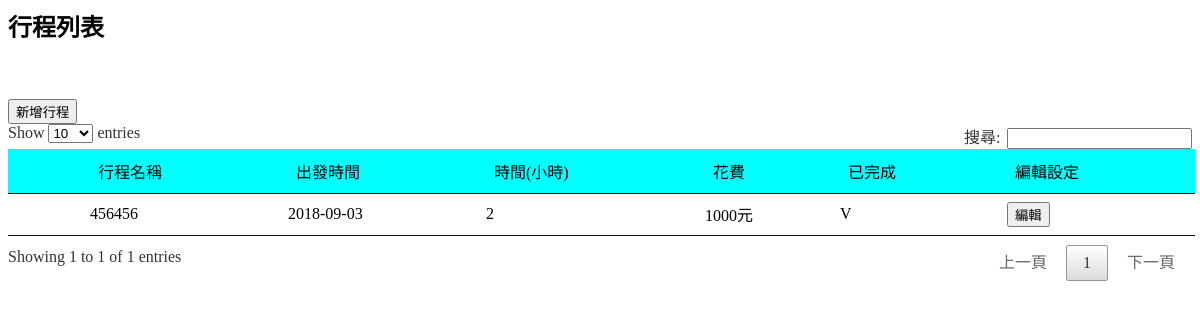
Page /plan.php (signed in) on the earlier database version.
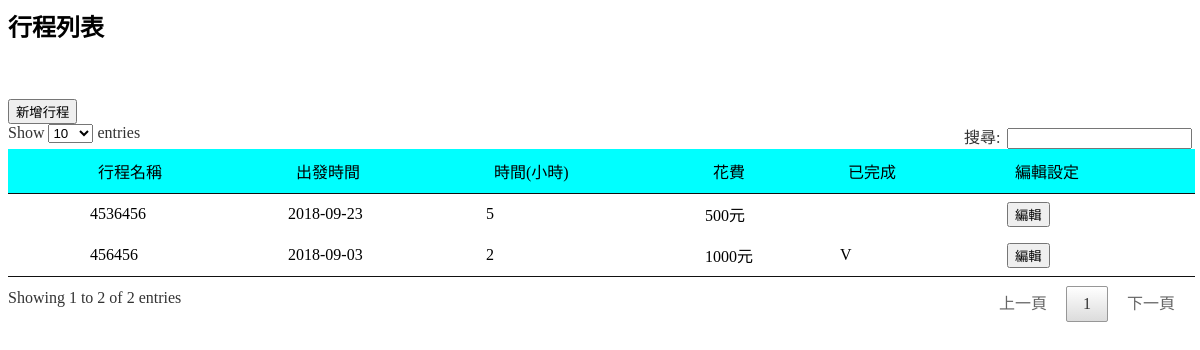
Same page on the later database version.
### tables this page shows
CREATE TABLE `plan_trip` (
  `pt_id` int(6) UNSIGNED NOT NULL,
  `pt_name` varchar(30) NOT NULL,
  `pt_hours` int(6) NOT NULL,
  `pt_spend` int(30) NOT NULL,
  `pt_date` date NOT NULL,
  `pt_usid` int(6) NOT NULL,
  `pt_usname` varchar(30) NOT NULL,
  `pt_status` int(11) NOT NULL,
  `pt_updatedate` timestamp NOT NULL DEFAULT CURRENT_TIMESTAMP ON UPDATE CURRENT_TIMESTAMP
);

### select_plan.php (called while the page is built, shortened)
<?php
    include("mysql.php");
    $us_account = $_SESSION['us_account'];
    $sql = "SELECT us_id,us_name FROM user ";
    $usid = "";$id = "";$user="";
    if($us_admin!='Y'){
        $sql = $sql . " WHERE us_account='$us_account'";
        $query = $conn->query($sql);
        $user = $query->fetch(PDO::FETCH_ASSOC);
    }else{
        $sql = $sql . " WHERE us_admin NOT IN ('Y') ";
        $query = $conn->query($sql);
        $user = $query->fetchAll(PDO::FETCH_ASSOC);
    }
    $today = date ("Y-m-d");
    $pn_ptid="";$pn_usid="";$pn_acid="";$pn_date="";
    $sql = "SELECT pn_ptid,pn_acid,(select pt_date from plan_trip where pn_ptid = pt_id ) as pn_date FROM plan_acname ";
    $query = $conn->query($sql);
    $update = $query->fetchAll(PDO::FETCH_ASSOC);
    foreach ($update as $key => $value) {
        if(strtotime($today)>strtotime($value['pn_date'])){
            $pn_ptid = $pn_ptid . $value['pn_ptid'] . ",";
            $pn_acid = $pn_acid . $value['pn_acid'] . ",";
            $pn_date = $pn_date . $value['pn_date'] . ",";
        }
    }
    if($pn_ptid!="" && $pn_acid!="" && $pn_date!=""){
        $pn_ptid = substr($pn_ptid,0,-1);
        $pn_date = substr($pn_date,0,-1);
        $pn_ptid = explode(",", $pn_ptid);
        $pn_date = explode(",", $pn_date);
        $count=count($pn_ptid);
        for($i=0 ; $i<$count ; $i++){
            $ptid = $pn_ptid[$i];
            $date = $pn_date[$i];
            $sql = "UPDATE plan_trip SET pt_status = 2 WHERE pt_date = '$date' and pt_id = $ptid ";
            $conn->exec($sql);
        }
    }
    $usid="";
    $sql = "SELECT pt_id,pt_name,pt_date,pt_hours,pt_spend,pt_status,pt_usid,pt_usname FROM plan_trip ";
    if($us_admin!='Y'){
        $id = $user['us_id'];
        $usid = " WHERE pt_usid='$id'";
    }
    $sql = $sql.$usid." ORDER BY pt_date DESC ";
    $query = $conn->query($sql);
    $plan = $query->fetchAll(PDO::FETCH_ASSOC);
?>

### plan.php (the view, shortened to what this page needs)
<html>
  <head>
  </head>
<link href="jquery.dataTables.min.css" rel="stylesheet" />
<?php session_start();
    include("mysql.php");
    $us_admin = $_SESSION['us_admin'];
    if(!empty($us_admin)){
        include("select_plan.php");
    }
 ?>
  <body>
    <form name="showForm" method="post">
        <input type="hidden" name="admin" value="<?=$us_admin?>"/>
        <div id="button"></div>
        <H2>行程列表</H2>
        <br/><br/>
        <input type="button" name="addplan" value="新增行程" onClick="add_plan()"/>
        <table id="example1">
	        <thead>
                <tr>
                    <td bgcolor="#00FFFF"></td>
                    <td bgcolor="#00FFFF">行程名稱</td>
                    <td bgcolor="#00FFFF">出發時間</td>
                    <td bgcolor="#00FFFF">時間(小時)</td>
                    <td bgcolor="#00FFFF">花費</td>
                    <td bgcolor="#00FFFF">已完成</td>
                    <td bgcolor="#00FFFF">編輯設定</td>
                </tr>
	        </thead>
	        <tbody>
                <?php
                    foreach ($plan as $key => $value) {
                ?>
                <tr>
                    <td class=" details-control"></td>
                    <td class="pt_name">
                        <?php echo $value["pt_name"]?>
                    </td>
                    <td class="pt_date">
                        <?php echo $value["pt_date"]?>
                    </td>
                    <td class="pt_hours">
                        <?php echo $value["pt_hours"]?>
                    </td>
                    <td class="pt_spend">
                        <?php echo $value["pt_spend"]?>元
                    </td>
                    <td class="pt_status">
                        <?php
                            if($value["pt_status"]==2){
                                echo "V";
                            }
                        ?>
                    </td>
                    <td>
                        <input type="button" value="編輯" onClick="edit(this)"/>
                    </td>
                    <?php
                    }
                    ?>
                </tr>
	        </tbody>
        </table>
    </form>
  </body>
</html>

Differences in the rows shown:
added plan_trip: pt_name "4536456", pt_date "2018-09-23", pt_hours "5", pt_spend "500"
Other differences:
text written by a page script: "Show entries 搜尋: Showing 1 to 1 of 1 entries 上一頁 1 下一頁" → "Show entries 搜尋: Showing 1 to 2 of 2 entries 上一頁 1 下一頁"
